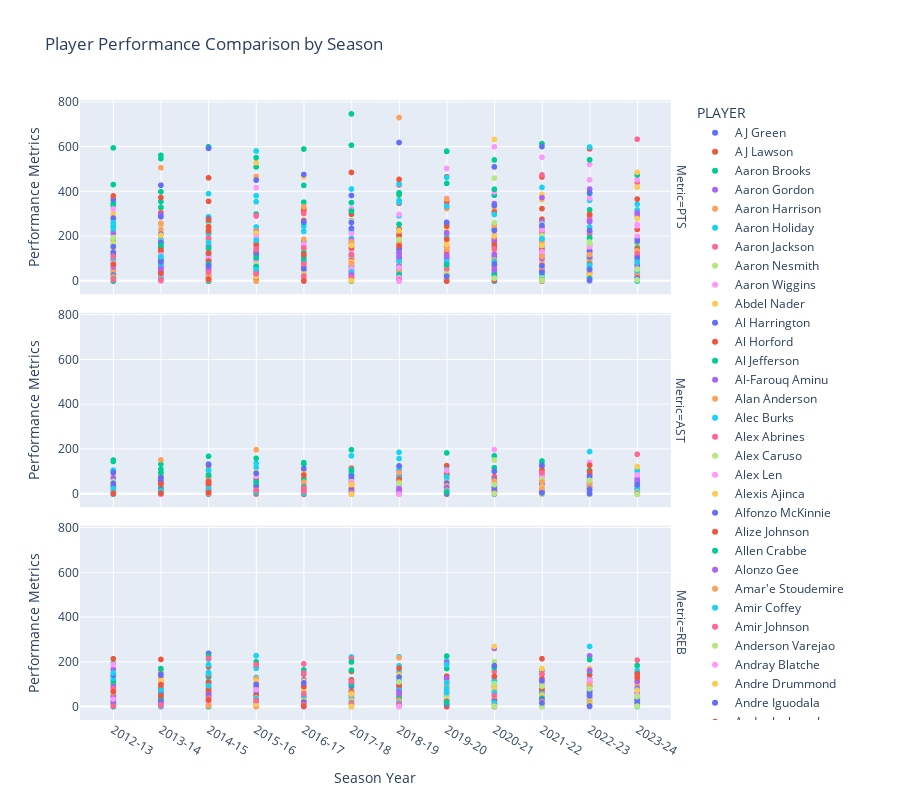

Source (notebook cell):
### Code cell
import pandas as pd
import plotly.express as px

# Get the data
# Filter out relevant columns
# Make sure to update this path to your local file
file_path = r'Playoffs.csv' 
playoffs_data = pd.read_csv(file_path)
data_filtered = playoffs_data[['year', 'PLAYER', 'TEAM', 'PTS', 'AST', 'REB']]

# Ensure proper year ordering
data_filtered['year'] = pd.Categorical(data_filtered['year'], 
                                     ordered = True,
                                     categories = sorted(data_filtered['year'].unique()))

# Sort players alphabetically 
# (Make the legend clean and clear for audience to select player)
sorted_players = sorted(data_filtered['PLAYER'].unique())

# Reshape data for plotting
data_melted = data_filtered.melt(id_vars = ['year', 'PLAYER', 'TEAM'],
                                value_vars = ['PTS', 'AST', 'REB'],
                                var_name = 'Metric', value_name = 'Value')

# Create the plot with sorted players
interactive_plot = px.scatter(data_melted, 
                x = 'year', 
                y = 'Value', 
                color = 'PLAYER',
                category_orders = {"PLAYER": sorted_players},
                facet_row = 'Metric',
                hover_name = 'PLAYER',
                title = 'Player Performance Comparison by Season',
                labels = {'year': 'Season Year', 
                       'Value': 'Performance Metrics'})

# Update layout

interactive_plot.update_layout(
    height = 800,
    xaxis = dict(title = 'Season Year',
               categoryorder = 'category ascending'),
    yaxis = dict(title = 'Performance Metrics'),
    showlegend = True,
)

interactive_plot.write_html("nba_playoffs_performance.html")

# Show the plot
interactive_plot.show()
